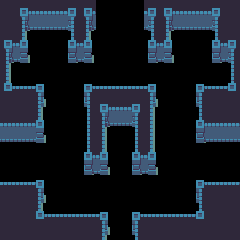

Rendered tile map (Tiled .tmx) drawn with the repository's tilesets; below, a short description and the full map source, tile grids included:
An orthogonal 15x15 tile map with 16x16 px tiles, 1 tile layer (Tiles) and 14 objects (7x Peeble, 3x Spikes, Piedestal bleu, Door, Chest, ...).

<map version="1.0" orientation="orthogonal" width="15" height="15" tilewidth="16" tileheight="16">
 <tileset firstgid="1" name="tiles" tilewidth="16" tileheight="16">
  <image source="../../tilesets/tiles.png" width="96" height="144" />
 </tileset>
 <layer name="Tiles" width="15" height="15">
  <data>
   <tile gid="8" />
   <tile gid="4" />
   <tile gid="5" />
   <tile gid="5" />
   <tile gid="6" />
   <tile gid="4" />
   <tile gid="0" />
   <tile gid="0" />
   <tile gid="0" />
   <tile gid="6" />
   <tile gid="4" />
   <tile gid="5" />
   <tile gid="5" />
   <tile gid="6" />
   <tile gid="8" />
   <tile gid="8" />
   <tile gid="10" />
   <tile gid="11" />
   <tile gid="11" />
   <tile gid="12" />
   <tile gid="10" />
   <tile gid="0" />
   <tile gid="0" />
   <tile gid="0" />
   <tile gid="12" />
   <tile gid="10" />
   <tile gid="11" />
   <tile gid="11" />
   <tile gid="12" />
   <tile gid="8" />
   <tile gid="4" />
   <tile gid="46" />
   <tile gid="0" />
   <tile gid="0" />
   <tile gid="45" />
   <tile gid="46" />
   <tile gid="0" />
   <tile gid="0" />
   <tile gid="0" />
   <tile gid="45" />
   <tile gid="46" />
   <tile gid="0" />
   <tile gid="0" />
   <tile gid="45" />
   <tile gid="6" />
   <tile gid="10" />
   <tile gid="52" />
   <tile gid="0" />
   <tile gid="0" />
   <tile gid="51" />
   <tile gid="52" />
   <tile gid="0" />
   <tile gid="0" />
   <tile gid="0" />
   <tile gid="51" />
   <tile gid="52" />
   <tile gid="0" />
   <tile gid="0" />
   <tile gid="51" />
   <tile gid="12" />
   <tile gid="16" />
   <tile gid="0" />
   <tile gid="0" />
   <tile gid="0" />
   <tile gid="0" />
   <tile gid="0" />
   <tile gid="0" />
   <tile gid="0" />
   <tile gid="0" />
   <tile gid="0" />
   <tile gid="0" />
   <tile gid="0" />
   <tile gid="0" />
   <tile gid="0" />
   <tile gid="18" />
   <tile gid="22" />
   <tile gid="23" />
   <tile gid="34" />
   <tile gid="0" />
   <tile gid="0" />
   <tile gid="33" />
   <tile gid="23" />
   <tile gid="23" />
   <tile gid="23" />
   <tile gid="34" />
   <tile gid="0" />
   <tile gid="0" />
   <tile gid="33" />
   <tile gid="23" />
   <tile gid="24" />
   <tile gid="8" />
   <tile gid="8" />
   <tile gid="40" />
   <tile gid="0" />
   <tile gid="0" />
   <tile gid="39" />
   <tile gid="4" />
   <tile gid="5" />
   <tile gid="6" />
   <tile gid="40" />
   <tile gid="0" />
   <tile gid="0" />
   <tile gid="39" />
   <tile gid="8" />
   <tile gid="8" />
   <tile gid="5" />
   <tile gid="5" />
   <tile gid="46" />
   <tile gid="0" />
   <tile gid="0" />
   <tile gid="18" />
   <tile gid="10" />
   <tile gid="11" />
   <tile gid="12" />
   <tile gid="16" />
   <tile gid="0" />
   <tile gid="0" />
   <tile gid="45" />
   <tile gid="5" />
   <tile gid="5" />
   <tile gid="11" />
   <tile gid="11" />
   <tile gid="52" />
   <tile gid="0" />
   <tile gid="0" />
   <tile gid="18" />
   <tile gid="16" />
   <tile gid="0" />
   <tile gid="18" />
   <tile gid="16" />
   <tile gid="0" />
   <tile gid="0" />
   <tile gid="51" />
   <tile gid="11" />
   <tile gid="11" />
   <tile gid="0" />
   <tile gid="0" />
   <tile gid="0" />
   <tile gid="0" />
   <tile gid="0" />
   <tile gid="45" />
   <tile gid="46" />
   <tile gid="0" />
   <tile gid="45" />
   <tile gid="46" />
   <tile gid="0" />
   <tile gid="0" />
   <tile gid="0" />
   <tile gid="0" />
   <tile gid="0" />
   <tile gid="0" />
   <tile gid="0" />
   <tile gid="0" />
   <tile gid="0" />
   <tile gid="0" />
   <tile gid="51" />
   <tile gid="52" />
   <tile gid="0" />
   <tile gid="51" />
   <tile gid="52" />
   <tile gid="0" />
   <tile gid="0" />
   <tile gid="0" />
   <tile gid="0" />
   <tile gid="0" />
   <tile gid="23" />
   <tile gid="23" />
   <tile gid="34" />
   <tile gid="0" />
   <tile gid="0" />
   <tile gid="0" />
   <tile gid="0" />
   <tile gid="0" />
   <tile gid="0" />
   <tile gid="0" />
   <tile gid="0" />
   <tile gid="0" />
   <tile gid="33" />
   <tile gid="23" />
   <tile gid="23" />
   <tile gid="8" />
   <tile gid="8" />
   <tile gid="40" />
   <tile gid="0" />
   <tile gid="0" />
   <tile gid="0" />
   <tile gid="0" />
   <tile gid="0" />
   <tile gid="0" />
   <tile gid="0" />
   <tile gid="0" />
   <tile gid="0" />
   <tile gid="39" />
   <tile gid="8" />
   <tile gid="8" />
   <tile gid="8" />
   <tile gid="8" />
   <tile gid="22" />
   <tile gid="23" />
   <tile gid="23" />
   <tile gid="23" />
   <tile gid="34" />
   <tile gid="0" />
   <tile gid="33" />
   <tile gid="23" />
   <tile gid="23" />
   <tile gid="23" />
   <tile gid="24" />
   <tile gid="8" />
   <tile gid="8" />
   <tile gid="8" />
   <tile gid="8" />
   <tile gid="8" />
   <tile gid="8" />
   <tile gid="8" />
   <tile gid="8" />
   <tile gid="40" />
   <tile gid="0" />
   <tile gid="39" />
   <tile gid="8" />
   <tile gid="8" />
   <tile gid="8" />
   <tile gid="8" />
   <tile gid="8" />
   <tile gid="8" />
  </data>
 </layer>
 <objectgroup name="Objects" width="0" height="0">
  <object name="Piedestal bleu" x="112" y="128" width="16" height="16" />
  <object name="Door" x="96" y="0" width="48" height="32" />
  <object name="Peeble" x="176" y="48" width="16" height="16" />
  <object name="Peeble" x="80" y="192" width="16" height="16" />
  <object name="Peeble" x="64" y="176" width="16" height="16" />
  <object name="Chest" x="32" y="32" width="16" height="16" />
  <object name="Peeble" x="128" y="48" width="16" height="16" />
  <object name="Spikes" x="80" y="64" width="16" height="32" />
  <object name="Peeble" x="160" y="192" width="16" height="16" />
  <object name="Peeble" x="176" y="112" width="16" height="16" />
  <object name="Spikes" x="208" y="144" width="16" height="48" />
  <object name="Peeble" x="64" y="96" width="16" height="16" />
  <object name="Spikes" x="48" y="112" width="32" height="16" />
  <object name="link" x="224" y="144" width="16" height="48" />
 </objectgroup>
</map>
